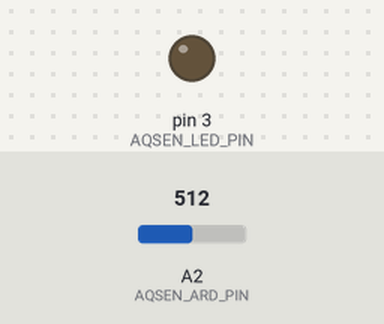
The sketch below on a simulated Arduino Uno, built with avr-gcc and run on an emulated ATmega328P. On the bench: output pins drawn as LEDs (lit = HIGH). The test bench sets the inputs (shaded band); at power-on: A2 (AQSEN_ARD_PIN) = 512. The modem accepts every AT command (registered, SIM ready, sends succeed) and sends nothing else.

Above: at 0.1 s.
At 1.1 s:
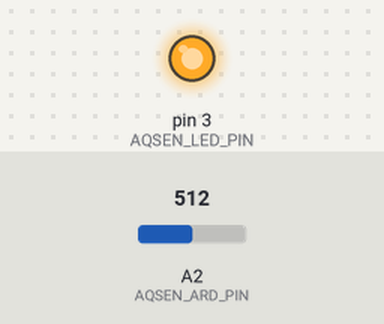
Timing chart, 0 to 2.6 s (numbered marks = the images above):
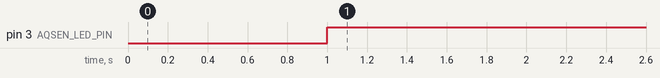

The sketch:

Router3.ino
```cpp
// Work.ino
// For Forming a dummy structure and sending them to coodinator

#include <SoftwareSerial.h>
#include <MsTimer2.h>
#include <stdlib.h>
#include <string.h>

#define XBEE_START (0x7E)
#define XBEE_START_OFFSET (0)
#define XBEE_START_OFFSET (0)
#define XBEE_LEN_OFFSET (1)
#define XBEE_FRAMETYPE_OFFSET (3)
#define XBEE_FRAMEID_OFFSET (4)
#define XBEE_16ADDR_OFFSET (13)
#define XBEE_FRAMETYPE_TXRQ (0x10)
#define XBEE_PAYLOAD_OFFSET (17)
#define XBEE_LENGTH_BASE (14)

#define WSN_ROUTER_ID (3)
/* Router1: ABoard + BigBread */
#if WSN_ROUTER_ID == 1
#define XBEE_DOUT_PIN  (4)
#define XBEE_DIN_PIN   (2)
#define AQSEN_LED_PIN  (3)
/* Analog Pin */
#define AQSEN_ARD_PIN  (2)
#define XBEE_DUMMY_DATA (0xAAAA)
/* y = Kx + B */
#define CORR_K         (1.0)
#define CORR_B         (0.0)

/* Router2: ABoard + Daughter Card */
#elif WSN_ROUTER_ID == 2
#define XBEE_DOUT_PIN (13)
#define XBEE_DIN_PIN (12)
#define AQSEN_LED_PIN  (3)
/* Analog Pin */
#define AQSEN_ARD_PIN  (2)
#define XBEE_DUMMY_DATA (0xBBBB)
#define CORR_K         (0.2033)
#define CORR_B         (67.7377)

/* Router3: ABoard + SmallBread */
#elif WSN_ROUTER_ID == 3
#define XBEE_DOUT_PIN  (4)
#define XBEE_DIN_PIN   (2)
#define AQSEN_LED_PIN  (3)
/* Analog Pin */
#define AQSEN_ARD_PIN  (2)
#define XBEE_DUMMY_DATA (0x5555)
#define CORR_K         (0.3219)
#define CORR_B         (71.2240)

#else
/* NOT AVAILIABLE */
#endif

#define AQ_SAMPLE_PERIOD (1000)
#define FRAME_BUF_MAX (100)

typedef struct data_frame_t
{
	uint8_t  u8ndidx;
	uint8_t  u8fmidx;
	uint16_t u16data;
} data_frame;

// This Global Buffer is used for storing the formed frame
// A global counter is resiponsible for setting the cnt
uint8_t gau8fb[FRAME_BUF_MAX] = {0};
uint8_t gu8fbcnt = 0;

SoftwareSerial xbee(XBEE_DOUT_PIN, XBEE_DIN_PIN);

/* This will form a Tx frame whose dest is coordinator */
uint16_t form_tx_frame(uint16_t u16dst, uint8_t u8fbno, data_frame* pstrfm)
{
	uint16_t u16len;
	uint16_t u16total;
	int16_t s16i;
	/* Set Start */
	gau8fb[XBEE_START_OFFSET] = XBEE_START;
	/* Set Length */
	u16len = XBEE_LENGTH_BASE + sizeof(data_frame);
	u16total = u16len + 4;
	gau8fb[XBEE_LEN_OFFSET]     = (uint8_t)((u16len >> 8) & 0xFF);
	gau8fb[XBEE_LEN_OFFSET + 1] = (uint8_t)((u16len     ) & 0xFF);
	/* Set Frametype */
	gau8fb[XBEE_FRAMETYPE_OFFSET] = XBEE_FRAMETYPE_TXRQ;
	/* Set FrameID */
	gau8fb[XBEE_FRAMEID_OFFSET] = u8fbno;
	/* Set 16ADDR */
	gau8fb[XBEE_16ADDR_OFFSET]     = (uint8_t)((u16dst >> 8) & 0xFF);
	gau8fb[XBEE_16ADDR_OFFSET + 1] = (uint8_t)((u16dst     ) & 0xFF);
	/* Set Payload */
	memcpy((void *)&gau8fb[XBEE_PAYLOAD_OFFSET], (void *)pstrfm, sizeof(data_frame));

	gau8fb[u16total - 1] = 0xFF;
	for(s16i = XBEE_FRAMETYPE_OFFSET; s16i < u16total - 1; s16i++)
	{
		gau8fb[u16total - 1] -= gau8fb[s16i];
	}


	return u16total;
}


void setup()
{
	pinMode(AQSEN_LED_PIN, OUTPUT);
	Serial.begin(9600);
	xbee.begin(9600);
	MsTimer2::set(AQ_SAMPLE_PERIOD, timer_hndler);
	MsTimer2::start();
}

/* Read Analog Data           */
/* We need to control the LED */
uint16_t rd_sensor_analog_data(void)
{
	uint16_t u16dustval;
	/* Pull current drive, LOW -> Light */
	digitalWrite(AQSEN_LED_PIN, LOW);
	delayMicroseconds(280);
	u16dustval = analogRead(AQSEN_ARD_PIN);
	delayMicroseconds(40);
	/* Turn off the LED */
	digitalWrite(AQSEN_LED_PIN, HIGH);
	return u16dustval;
}

void timer_hndler()
{
	int s16i;
	int u16total;
  int u16tmp;
	data_frame strcap;
	gu8fbcnt++;
	/* Read Analog Data */
	strcap.u8ndidx = WSN_ROUTER_ID;
	strcap.u8fmidx = gu8fbcnt;
  u16tmp = rd_sensor_analog_data();
	strcap.u16data = (uint16_t)(CORR_K * u16tmp + CORR_B);
	//strcap.u16data = XBEE_DUMMY_DATA;

	/* Inc the Counter */
	u16total = form_tx_frame(0xFFFE, gu8fbcnt, &strcap);
	/* Send Data */
	for(s16i = 0; s16i < u16total; s16i++)
	{
		xbee.write(gau8fb[s16i]);
	}
	return;
}

void loop()
{
  // put your main code here, to run repeatedly:
	return;
}
```

Measured:
- by itself, pin 3 (AQSEN_LED_PIN): LOW → HIGH at 1.0 s
